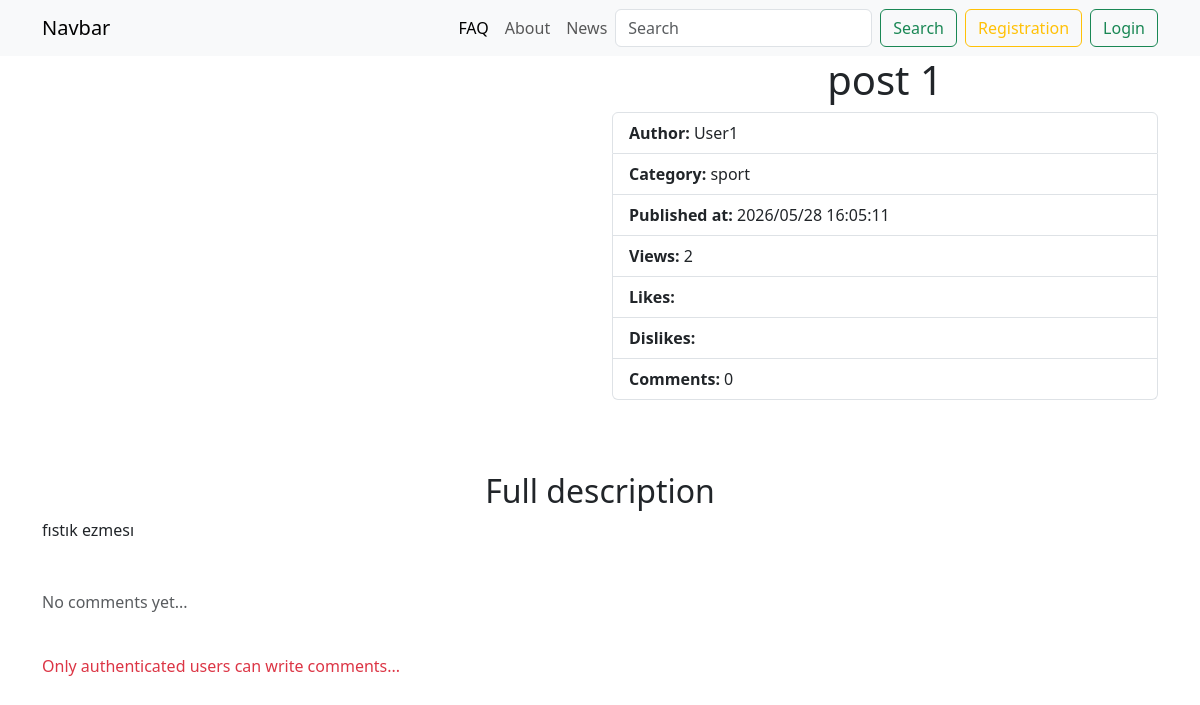
The app's page /news/post-1/ with its own data.
### apps/main/models.py (models this page shows, shortened)
class BaseModel(models.Model):
    created_at = models.DateTimeField(
        verbose_name="Data cozdaniya", auto_now_add="True")  # 2026-04-09 15:10
    updated_at = models.DateField(
        verbose_name="Data izmeneniya", auto_now_add="True")
    class Meta:
        abstract = True  # makes it so that this model is not added to the database / abstract model

class Post(BaseModel):
    title = models.CharField(
        max_length=100, verbose_name="nazvaniye", unique=True)
    slug = models.SlugField(max_length=140, verbose_name="Slag", unique=True)
    short_description = models.TextField(verbose_name="Kratkoe opisaniye")
    full_description = models.TextField(
        verbose_name="polnoye opisaniye", null=True, blank=True)
    preview = models.ImageField(
        upload_to="media/previews/%y/%m/%d", verbose_name="prev'iyu")
    views_quantity = models.IntegerField(
        default=0, verbose_name="Kol-vo prosmotrov")
    is_active = models.BooleanField(default=True, verbose_name="Aktivna")
    author = models.ForeignKey(
        "auth.User", on_delete=models.CASCADE, verbose_name="pol'zovatel'")
    category = models.ForeignKey(
        Category, on_delete=models.CASCADE, verbose_name="Kategoriya")
    class Meta:
        verbose_name = "post"
        verbose_name_plural = "Posts"

class Category(BaseModel):
    name = models.CharField(max_length=100, unique=True,
                            verbose_name="Nazvaniye")
    slug = models.SlugField(max_length=120, unique=True,
                            verbose_name="Korotkaya cc'lka")
    is_active = models.BooleanField(default=True, verbose_name="Aktivna")
    class Meta:
        verbose_name = "kategoriya"
        verbose_name_plural = "Kategorii"

### apps/main/views.py (the view, shortened to what this page needs)
# urls.py: path("news/<slug:slug>/", views.show_post_detail_page, name="news-detail"),
def show_post_detail_page(request, slug):
    post = get_object_or_404(Post, slug=slug)
    is_subscribed = False
    if request.user.is_authenticated:
        subscribers_obj = getattr(post.author.profile, "subscribers", None)
        if subscribers_obj:
            is_subscribed = request.user in subscribers_obj.subscriber.all()
    context = {
        "post": post,
        "is_subscribed": is_subscribed
    }
    return render(request, "main/news_detail.html", context)

### apps/main/templates/main/news_detail.html (shortened to what this page needs)
{% extends 'base.html' %}
{% block extra_css %}
<link rel="stylesheet" href="https://cdn.jsdelivr.net/npm/swiper@12/swiper-bundle.min.css" />
{% endblock %}
{% block content %}
<div class="container">
    <div class="row">
        <div class="col-6">
            <div style="--swiper-navigation-color: #fff; --swiper-pagination-color: #fff" class="swiper mySwiper2">
                <div class="swiper-wrapper">
                </div>
            </div>
            <div thumbsSlider="" class="swiper mySwiper">
                <div class="swiper-wrapper">
                </div>
            </div>
        </div>
        <div class="col-6">
            <h1 class="text-center">{{ post.title }}</h1>
            <ul class="list-group list-group-action">
                <li class="list-group-item list-group-item-action d-flex align-items-center justify-content-between">
                    <div>
                        <b>Author: </b> {{ post.author.username|title }}
                    </div>
                </li>
                <li class="list-group-item list-group-item-action">
                    <b>Category: </b> {{ post.category.name }}
                </li>
                <li class="list-group-item list-group-item-action">
                    <b>Published at: </b> {{ post.created_at|date:"Y/m/d H:m:s" }}
                </li>
                <li class="list-group-item list-group-item-action">
                    <b>Views: </b> {{ post.views_quantity }}
                </li>
                <li class="list-group-item list-group-item-action">
                    <b>Likes: </b> {{post.likes.user.count}}
                </li>
                <li class="list-group-item list-group-item-action">
                    <b>Dislikes: </b> {{post.dislikes.user.count}}
                </li>
                <li class="list-group-item list-group-item-action">
                    <b>Comments: </b> {{post.statiya.count}}
                </li>
            </ul>
        </div>
    </div>
    <div class="mt-5">
        <h2 class="text-center">Full description</h2>
        <p>{{ post.full_description }}</p>
    </div>
    <div class="mt-5">
        <div class="row g-4">
            {% for comment in post.statiya.all %}
            <div class="col-md-6">
                <div class="card h-100">
                    <div class="card-header">
                        {{ comment.created_at }}
                    </div>
                    <div class="card-body">
                        <figure class="mb-0">
                            <blockquote class="blockquote">
                                <p class="fs-6">{{ comment.content }}</p>
                            </blockquote>
                            <figcaption class="blockquote-footer mb-0">
                                {{ comment.user }}
                            </figcaption>
                        </figure>
                    </div>
                </div>
            </div>
            {% empty %}
            <div class="col-12">
                <p class="text-muted">No comments yet...</p>
            </div>
            {% endfor %}
        </div> {% if request.user.is_authenticated %}
        <form action="" method="post" class="mt-5">
            {% csrf_token %}
            <label for="" class="form-label fw-bold">Leave a Comment</label>
            <textarea required placeholder="Your comment..." name="post_comment" id="" cols="30" rows="4"
                class="form-control"></textarea>
            <button class="btn btn-primary mt-3">Submit</button>
        </form>
        {% else %}
        <p class="mt-4 text-danger">Only authenticated users can write comments...</p>
        {% endif%}
    </div>
    {%endblock%}

### apps/main/templates/main/news_detail.html (style rules this page uses)
.swiper { width: 100%; height: 100%; }
.swiper { width: 100%; height: 300px; margin-left: auto; margin-right: auto; }
.mySwiper2 { height: 80%; width: 100%; }
.mySwiper { height: 20%; box-sizing: border-box; padding: 10px 0; }

### records on screen
Post: title "post 1", author.username "User1", category.name "sport", created_at "2026/05/28 16:05:11", views_quantity "2", statiya.count "0", full_description "fıstık ezmesı"
